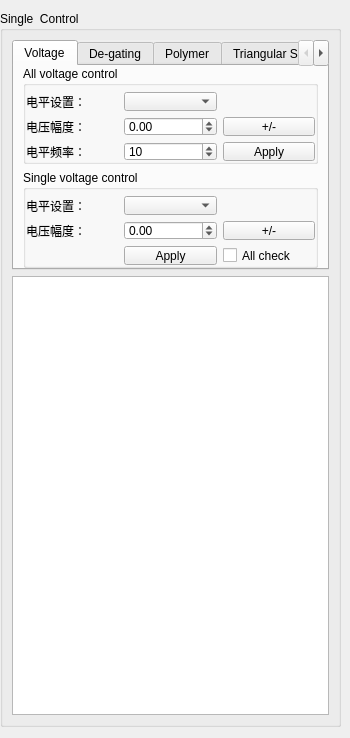
<?xml version="1.0" encoding="UTF-8"?>
<ui version="4.0">
 <class>CurrentSingelSettingPage</class>
 <widget class="QWidget" name="CurrentSingelSettingPage">
  <property name="geometry">
   <rect>
    <x>0</x>
    <y>0</y>
    <width>350</width>
    <height>738</height>
   </rect>
  </property>
  <property name="minimumSize">
   <size>
    <width>0</width>
    <height>0</height>
   </size>
  </property>
  <property name="maximumSize">
   <size>
    <width>350</width>
    <height>16777215</height>
   </size>
  </property>
  <property name="windowTitle">
   <string>Form</string>
  </property>
  <layout class="QVBoxLayout" name="verticalLayout_4">
   <property name="leftMargin">
    <number>0</number>
   </property>
   <property name="rightMargin">
    <number>9</number>
   </property>
   <item>
    <widget class="QGroupBox" name="groupBox">
     <property name="title">
      <string>Single  Control</string>
     </property>
     <layout class="QVBoxLayout" name="verticalLayout">
      <item>
       <widget class="QTabWidget" name="VoltTabWidget">
        <property name="minimumSize">
         <size>
          <width>0</width>
          <height>230</height>
         </size>
        </property>
        <property name="maximumSize">
         <size>
          <width>16777215</width>
          <height>230</height>
         </size>
        </property>
        <property name="autoFillBackground">
         <bool>true</bool>
        </property>
        <property name="currentIndex">
         <number>0</number>
        </property>
        <widget class="QWidget" name="allvoltCtrlTab">
         <attribute name="title">
          <string>Voltage</string>
         </attribute>
         <layout class="QVBoxLayout" name="verticalLayout_2">
          <property name="topMargin">
           <number>0</number>
          </property>
          <property name="bottomMargin">
           <number>0</number>
          </property>
          <item>
           <widget class="QGroupBox" name="allVoltGpbox">
            <property name="title">
             <string>All voltage control</string>
            </property>
            <layout class="QGridLayout" name="gridLayout_2">
             <property name="leftMargin">
              <number>0</number>
             </property>
             <property name="topMargin">
              <number>6</number>
             </property>
             <property name="rightMargin">
              <number>0</number>
             </property>
             <property name="bottomMargin">
              <number>0</number>
             </property>
             <item row="0" column="0">
              <widget class="QLabel" name="nVoltTypeLabel">
               <property name="text">
                <string>电平设置：</string>
               </property>
              </widget>
             </item>
             <item row="1" column="3">
              <widget class="QPushButton" name="nPosOrNegBtn">
               <property name="text">
                <string>+/-</string>
               </property>
              </widget>
             </item>
             <item row="1" column="0">
              <widget class="QLabel" name="nVoltAmpLabel">
               <property name="contextMenuPolicy">
                <enum>Qt::DefaultContextMenu</enum>
               </property>
               <property name="text">
                <string>电压幅度：</string>
               </property>
              </widget>
             </item>
             <item row="3" column="3">
              <widget class="QPushButton" name="nVoltAPpplyBtn">
               <property name="sizePolicy">
                <sizepolicy hsizetype="Preferred" vsizetype="Preferred">
                 <horstretch>0</horstretch>
                 <verstretch>0</verstretch>
                </sizepolicy>
               </property>
               <property name="toolTip">
                <string/>
               </property>
               <property name="text">
                <string>Apply</string>
               </property>
              </widget>
             </item>
             <item row="3" column="0">
              <widget class="QLabel" name="nVoltFreqLabel">
               <property name="text">
                <string>电平频率：</string>
               </property>
              </widget>
             </item>
             <item row="3" column="1">
              <widget class="QSpinBox" name="nVoltFreqSpinBox">
               <property name="sizePolicy">
                <sizepolicy hsizetype="Preferred" vsizetype="Preferred">
                 <horstretch>0</horstretch>
                 <verstretch>0</verstretch>
                </sizepolicy>
               </property>
               <property name="maximum">
                <number>1000</number>
               </property>
               <property name="value">
                <number>10</number>
               </property>
              </widget>
             </item>
             <item row="1" column="1">
              <widget class="QDoubleSpinBox" name="nVoltAmpDoubBox">
               <property name="sizePolicy">
                <sizepolicy hsizetype="Preferred" vsizetype="Preferred">
                 <horstretch>0</horstretch>
                 <verstretch>0</verstretch>
                </sizepolicy>
               </property>
               <property name="minimum">
                <double>-5.000000000000000</double>
               </property>
               <property name="maximum">
                <double>5.000000000000000</double>
               </property>
               <property name="singleStep">
                <double>0.100000000000000</double>
               </property>
              </widget>
             </item>
             <item row="0" column="1">
              <widget class="QComboBox" name="nVoltTypeComb"/>
             </item>
            </layout>
           </widget>
          </item>
          <item>
           <widget class="QGroupBox" name="nSingleGpbox">
            <property name="title">
             <string>Single voltage control</string>
            </property>
            <layout class="QGridLayout" name="gridLayout_4" rowstretch="0,0,0,0,0">
             <property name="leftMargin">
              <number>0</number>
             </property>
             <property name="topMargin">
              <number>6</number>
             </property>
             <property name="rightMargin">
              <number>0</number>
             </property>
             <property name="bottomMargin">
              <number>0</number>
             </property>
             <item row="3" column="1">
              <widget class="QPushButton" name="nSingleVoltAPpplyBtn">
               <property name="sizePolicy">
                <sizepolicy hsizetype="Preferred" vsizetype="Preferred">
                 <horstretch>0</horstretch>
                 <verstretch>0</verstretch>
                </sizepolicy>
               </property>
               <property name="toolTip">
                <string>Only contrl channel checked</string>
               </property>
               <property name="text">
                <string>Apply</string>
               </property>
              </widget>
             </item>
             <item row="2" column="2">
              <widget class="QPushButton" name="nSinglePosOrNegBtn">
               <property name="text">
                <string>+/-</string>
               </property>
              </widget>
             </item>
             <item row="2" column="0">
              <widget class="QLabel" name="nSingleVoltAmpLabel">
               <property name="text">
                <string>电压幅度：</string>
               </property>
              </widget>
             </item>
             <item row="0" column="0">
              <widget class="QLabel" name="nSingleVoltTypeLabel">
               <property name="text">
                <string>电平设置：</string>
               </property>
              </widget>
             </item>
             <item row="2" column="1">
              <widget class="QDoubleSpinBox" name="nSingleVoltAmpDoubBox">
               <property name="sizePolicy">
                <sizepolicy hsizetype="Preferred" vsizetype="Preferred">
                 <horstretch>0</horstretch>
                 <verstretch>0</verstretch>
                </sizepolicy>
               </property>
               <property name="minimum">
                <double>-5.000000000000000</double>
               </property>
               <property name="maximum">
                <double>5.000000000000000</double>
               </property>
               <property name="singleStep">
                <double>0.100000000000000</double>
               </property>
              </widget>
             </item>
             <item row="3" column="2">
              <widget class="QCheckBox" name="nSingleAllChk">
               <property name="text">
                <string>All check</string>
               </property>
              </widget>
             </item>
             <item row="0" column="1">
              <widget class="QComboBox" name="nSingleVoltTypeComb"/>
             </item>
            </layout>
           </widget>
          </item>
          <item>
           <spacer name="verticalSpacer_2">
            <property name="orientation">
             <enum>Qt::Vertical</enum>
            </property>
            <property name="sizeHint" stdset="0">
             <size>
              <width>20</width>
              <height>40</height>
             </size>
            </property>
           </spacer>
          </item>
         </layout>
        </widget>
        <widget class="QWidget" name="degatingTab">
         <attribute name="title">
          <string>De-gating</string>
         </attribute>
         <layout class="QVBoxLayout" name="verticalLayout_3">
          <item>
           <widget class="QGroupBox" name="degatGpbox">
            <property name="title">
             <string>De-gating Control</string>
            </property>
            <layout class="QFormLayout" name="formLayout">
             <item row="0" column="0">
              <widget class="QLabel" name="degatVoltLab">
               <property name="text">
                <string>De-gating Volt</string>
               </property>
              </widget>
             </item>
             <item row="0" column="1">
              <widget class="QDoubleSpinBox" name="degatVoltDpbox">
               <property name="maximumSize">
                <size>
                 <width>16777215</width>
                 <height>16777215</height>
                </size>
               </property>
               <property name="suffix">
                <string>V</string>
               </property>
               <property name="minimum">
                <double>-5.000000000000000</double>
               </property>
               <property name="maximum">
                <double>0.000000000000000</double>
               </property>
               <property name="singleStep">
                <double>0.010000000000000</double>
               </property>
               <property name="value">
                <double>-0.100000000000000</double>
               </property>
              </widget>
             </item>
             <item row="1" column="0">
              <widget class="QLabel" name="checkDutyTimeLab">
               <property name="text">
                <string>Cycle period</string>
               </property>
              </widget>
             </item>
             <item row="1" column="1">
              <widget class="QSpinBox" name="checkDutyTimeSpbox">
               <property name="sizePolicy">
                <sizepolicy hsizetype="Minimum" vsizetype="Fixed">
                 <horstretch>0</horstretch>
                 <verstretch>0</verstretch>
                </sizepolicy>
               </property>
               <property name="maximumSize">
                <size>
                 <width>16777215</width>
                 <height>16777215</height>
                </size>
               </property>
               <property name="suffix">
                <string> s</string>
               </property>
               <property name="minimum">
                <number>1</number>
               </property>
               <property name="maximum">
                <number>10</number>
               </property>
               <property name="value">
                <number>2</number>
               </property>
              </widget>
             </item>
             <item row="2" column="0">
              <widget class="QLabel" name="degatDurationTimeLab">
               <property name="text">
                <string>Duration Time</string>
               </property>
              </widget>
             </item>
             <item row="2" column="1">
              <widget class="QSpinBox" name="degatDurationTimeSpbox">
               <property name="sizePolicy">
                <sizepolicy hsizetype="Minimum" vsizetype="Fixed">
                 <horstretch>0</horstretch>
                 <verstretch>0</verstretch>
                </sizepolicy>
               </property>
               <property name="minimumSize">
                <size>
                 <width>0</width>
                 <height>0</height>
                </size>
               </property>
               <property name="maximumSize">
                <size>
                 <width>16777215</width>
                 <height>16777215</height>
                </size>
               </property>
               <property name="suffix">
                <string> Ms</string>
               </property>
               <property name="minimum">
                <number>100</number>
               </property>
               <property name="maximum">
                <number>1000</number>
               </property>
               <property name="singleStep">
                <number>100</number>
               </property>
               <property name="value">
                <number>200</number>
               </property>
              </widget>
             </item>
             <item row="3" column="1">
              <widget class="QPushButton" name="degatSetApplyBtn">
               <property name="text">
                <string>Apply</string>
               </property>
              </widget>
             </item>
             <item row="4" column="1">
              <widget class="QCheckBox" name="degatAllChk">
               <property name="text">
                <string>All check</string>
               </property>
              </widget>
             </item>
             <item row="4" column="0">
              <widget class="QPushButton" name="degatEnableBtn">
               <property name="text">
                <string>Enable</string>
               </property>
               <property name="checkable">
                <bool>true</bool>
               </property>
              </widget>
             </item>
             <item row="3" column="0">
              <widget class="QPushButton" name="degatAdvancedBtn">
               <property name="text">
                <string>Advanced</string>
               </property>
              </widget>
             </item>
            </layout>
           </widget>
          </item>
          <item>
           <spacer name="verticalSpacer">
            <property name="orientation">
             <enum>Qt::Vertical</enum>
            </property>
            <property name="sizeHint" stdset="0">
             <size>
              <width>20</width>
              <height>40</height>
             </size>
            </property>
           </spacer>
          </item>
         </layout>
        </widget>
        <widget class="QWidget" name="PolymerTab">
         <attribute name="title">
          <string>Polymer</string>
         </attribute>
         <layout class="QGridLayout" name="gridLayout_3">
          <item row="0" column="0">
           <widget class="QGroupBox" name="polymerGpbox">
            <property name="title">
             <string>Polymer membrane</string>
            </property>
            <layout class="QHBoxLayout" name="horizontalLayout_8">
             <property name="spacing">
              <number>0</number>
             </property>
             <property name="leftMargin">
              <number>0</number>
             </property>
             <property name="topMargin">
              <number>0</number>
             </property>
             <property name="rightMargin">
              <number>0</number>
             </property>
             <property name="bottomMargin">
              <number>0</number>
             </property>
             <item>
              <widget class="QScrollArea" name="scrollArea">
               <property name="widgetResizable">
                <bool>true</bool>
               </property>
               <widget class="QWidget" name="scrollAreaWidgetContents">
                <property name="geometry">
                 <rect>
                  <x>0</x>
                  <y>0</y>
                  <width>276</width>
                  <height>211</height>
                 </rect>
                </property>
                <layout class="QVBoxLayout" name="verticalLayout_6">
                 <item>
                  <layout class="QHBoxLayout" name="horizontalLayout">
                   <item>
                    <widget class="QLabel" name="polyCurrentlimitLab">
                     <property name="text">
                      <string>Pore limit:</string>
                     </property>
                    </widget>
                   </item>
                   <item>
                    <widget class="QDoubleSpinBox" name="polyCurrentlimitdpbox">
                     <property name="suffix">
                      <string> pA</string>
                     </property>
                     <property name="minimum">
                      <double>0.000000000000000</double>
                     </property>
                     <property name="maximum">
                      <double>5000.000000000000000</double>
                     </property>
                     <property name="singleStep">
                      <double>100.000000000000000</double>
                     </property>
                     <property name="value">
                      <double>100.000000000000000</double>
                     </property>
                    </widget>
                   </item>
                  </layout>
                 </item>
                 <item>
                  <layout class="QHBoxLayout" name="horizontalLayout_2">
                   <item>
                    <widget class="QLabel" name="polyVoltSetLab">
                     <property name="text">
                      <string>Pore Volt:</string>
                     </property>
                    </widget>
                   </item>
                   <item>
                    <widget class="QDoubleSpinBox" name="polyVoltSetDpbox">
                     <property name="suffix">
                      <string> V</string>
                     </property>
                     <property name="decimals">
                      <number>3</number>
                     </property>
                     <property name="maximum">
                      <double>5.000000000000000</double>
                     </property>
                    </widget>
                   </item>
                  </layout>
                 </item>
                 <item>
                  <layout class="QHBoxLayout" name="horizontalLayout_3">
                   <item>
                    <widget class="QLabel" name="polyVoltstartLab">
                     <property name="text">
                      <string>Volt start:</string>
                     </property>
                    </widget>
                   </item>
                   <item>
                    <widget class="QDoubleSpinBox" name="polyVoltstartdpbox">
                     <property name="suffix">
                      <string> V</string>
                     </property>
                     <property name="decimals">
                      <number>3</number>
                     </property>
                     <property name="maximum">
                      <double>5.000000000000000</double>
                     </property>
                     <property name="value">
                      <double>0.150000000000000</double>
                     </property>
                    </widget>
                   </item>
                  </layout>
                 </item>
                 <item>
                  <layout class="QHBoxLayout" name="horizontalLayout_4">
                   <item>
                    <widget class="QLabel" name="polyVoltEndLab">
                     <property name="text">
                      <string>Volt end:</string>
                     </property>
                    </widget>
                   </item>
                   <item>
                    <widget class="QDoubleSpinBox" name="polyVoltEndDpbox">
                     <property name="suffix">
                      <string> V</string>
                     </property>
                     <property name="decimals">
                      <number>3</number>
                     </property>
                     <property name="maximum">
                      <double>5.000000000000000</double>
                     </property>
                     <property name="value">
                      <double>0.450000000000000</double>
                     </property>
                    </widget>
                   </item>
                  </layout>
                 </item>
                 <item>
                  <layout class="QHBoxLayout" name="horizontalLayout_5">
                   <item>
                    <widget class="QLabel" name="polyVoltStepLab">
                     <property name="text">
                      <string>Volt step:</string>
                     </property>
                    </widget>
                   </item>
                   <item>
                    <widget class="QDoubleSpinBox" name="polyVoltStepdpbox">
                     <property name="suffix">
                      <string> V</string>
                     </property>
                     <property name="decimals">
                      <number>3</number>
                     </property>
                     <property name="maximum">
                      <double>5.000000000000000</double>
                     </property>
                     <property name="value">
                      <double>0.010000000000000</double>
                     </property>
                    </widget>
                   </item>
                  </layout>
                 </item>
                 <item>
                  <layout class="QHBoxLayout" name="horizontalLayout_6">
                   <item>
                    <widget class="QLabel" name="polyStepTimeLab">
                     <property name="text">
                      <string>Time step:</string>
                     </property>
                    </widget>
                   </item>
                   <item>
                    <widget class="QDoubleSpinBox" name="polyStepTimespbox">
                     <property name="suffix">
                      <string> s</string>
                     </property>
                     <property name="minimum">
                      <double>0.100000000000000</double>
                     </property>
                     <property name="maximum">
                      <double>5000.000000000000000</double>
                     </property>
                     <property name="value">
                      <double>10.000000000000000</double>
                     </property>
                    </widget>
                   </item>
                  </layout>
                 </item>
                 <item>
                  <layout class="QHBoxLayout" name="horizontalLayout_7">
                   <item>
                    <widget class="QPushButton" name="polyTestStartBtn">
                     <property name="text">
                      <string>Start</string>
                     </property>
                     <property name="checkable">
                      <bool>true</bool>
                     </property>
                    </widget>
                   </item>
                   <item>
                    <spacer name="horizontalSpacer">
                     <property name="orientation">
                      <enum>Qt::Horizontal</enum>
                     </property>
                     <property name="sizeHint" stdset="0">
                      <size>
                       <width>40</width>
                       <height>20</height>
                      </size>
                     </property>
                    </spacer>
                   </item>
                  </layout>
                 </item>
                </layout>
               </widget>
              </widget>
             </item>
            </layout>
           </widget>
          </item>
          <item row="1" column="0">
           <spacer name="verticalSpacer_3">
            <property name="orientation">
             <enum>Qt::Vertical</enum>
            </property>
            <property name="sizeHint" stdset="0">
             <size>
              <width>20</width>
              <height>40</height>
             </size>
            </property>
           </spacer>
          </item>
         </layout>
        </widget>
        <widget class="QWidget" name="TriangularPulse">
         <attribute name="title">
          <string>Triangular Simulation</string>
         </attribute>
         <layout class="QGridLayout" name="gridLayout">
          <item row="1" column="0">
           <widget class="QLabel" name="TrianPuseVoltEndLab">
            <property name="text">
             <string>Volt End:</string>
            </property>
           </widget>
          </item>
          <item row="4" column="0" colspan="2">
           <layout class="QHBoxLayout" name="horizontalLayout_9">
            <item>
             <widget class="QPushButton" name="TrianPuseStartBtn">
              <property name="text">
               <string>Start</string>
              </property>
              <property name="checkable">
               <bool>true</bool>
              </property>
             </widget>
            </item>
            <item>
             <spacer name="horizontalSpacer_2">
              <property name="orientation">
               <enum>Qt::Horizontal</enum>
              </property>
              <property name="sizeHint" stdset="0">
               <size>
                <width>40</width>
                <height>20</height>
               </size>
              </property>
             </spacer>
            </item>
           </layout>
          </item>
          <item row="0" column="0">
           <widget class="QLabel" name="TrianPuseVoltStartLab">
            <property name="text">
             <string>Volt Start:</string>
            </property>
           </widget>
          </item>
          <item row="3" column="0">
           <widget class="QLabel" name="TrianPuseVoltStepTimeLab">
            <property name="text">
             <string>Time Step:</string>
            </property>
           </widget>
          </item>
          <item row="0" column="1">
           <widget class="QDoubleSpinBox" name="TrianPuseVoltStartDpbox">
            <property name="suffix">
             <string> V</string>
            </property>
            <property name="minimum">
             <double>-5.000000000000000</double>
            </property>
            <property name="maximum">
             <double>5.000000000000000</double>
            </property>
            <property name="singleStep">
             <double>0.100000000000000</double>
            </property>
            <property name="value">
             <double>0.150000000000000</double>
            </property>
           </widget>
          </item>
          <item row="2" column="0">
           <widget class="QLabel" name="TrianPuseVoltStepLab">
            <property name="text">
             <string>Volt Step:</string>
            </property>
           </widget>
          </item>
          <item row="1" column="1">
           <widget class="QDoubleSpinBox" name="TrianPuseVoltEndDpbox">
            <property name="suffix">
             <string> V</string>
            </property>
            <property name="minimum">
             <double>-5.000000000000000</double>
            </property>
            <property name="maximum">
             <double>5.000000000000000</double>
            </property>
            <property name="singleStep">
             <double>0.100000000000000</double>
            </property>
            <property name="value">
             <double>0.450000000000000</double>
            </property>
           </widget>
          </item>
          <item row="3" column="1">
           <widget class="QDoubleSpinBox" name="TrianPuseVoltStepTimeDpbox">
            <property name="suffix">
             <string> s</string>
            </property>
            <property name="decimals">
             <number>3</number>
            </property>
            <property name="maximum">
             <double>60.000000000000000</double>
            </property>
            <property name="value">
             <double>0.100000000000000</double>
            </property>
           </widget>
          </item>
          <item row="2" column="1">
           <widget class="QDoubleSpinBox" name="TrianPuseVoltStepDpbox">
            <property name="suffix">
             <string> V</string>
            </property>
            <property name="minimum">
             <double>-5.000000000000000</double>
            </property>
            <property name="maximum">
             <double>5.000000000000000</double>
            </property>
            <property name="singleStep">
             <double>0.100000000000000</double>
            </property>
            <property name="value">
             <double>0.010000000000000</double>
            </property>
           </widget>
          </item>
          <item row="5" column="0">
           <spacer name="verticalSpacer_4">
            <property name="orientation">
             <enum>Qt::Vertical</enum>
            </property>
            <property name="sizeHint" stdset="0">
             <size>
              <width>20</width>
              <height>40</height>
             </size>
            </property>
           </spacer>
          </item>
         </layout>
        </widget>
       </widget>
      </item>
      <item>
       <widget class="QListWidget" name="listWidget">
        <property name="minimumSize">
         <size>
          <width>300</width>
          <height>0</height>
         </size>
        </property>
        <property name="maximumSize">
         <size>
          <width>16777215</width>
          <height>16777215</height>
         </size>
        </property>
       </widget>
      </item>
     </layout>
    </widget>
   </item>
  </layout>
 </widget>
 <resources/>
 <connections/>
</ui>
